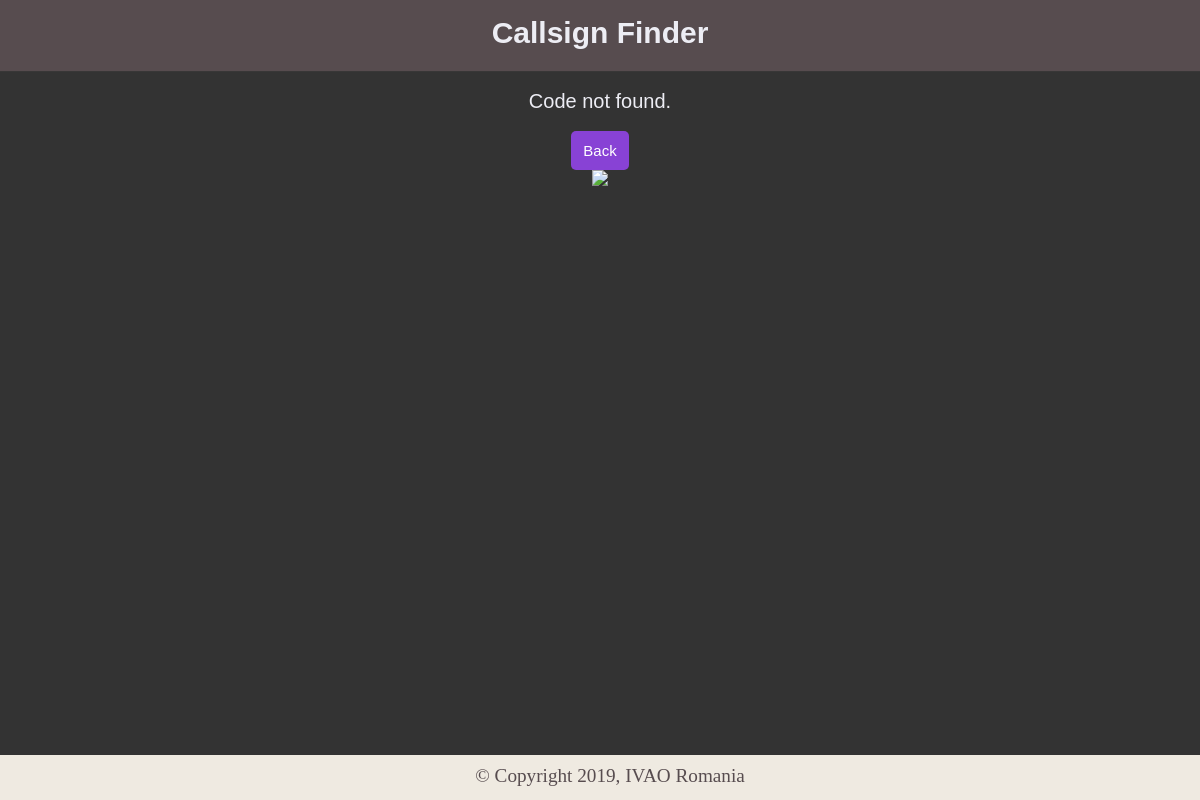
Page /search.php?code=EVY on the earlier database version.
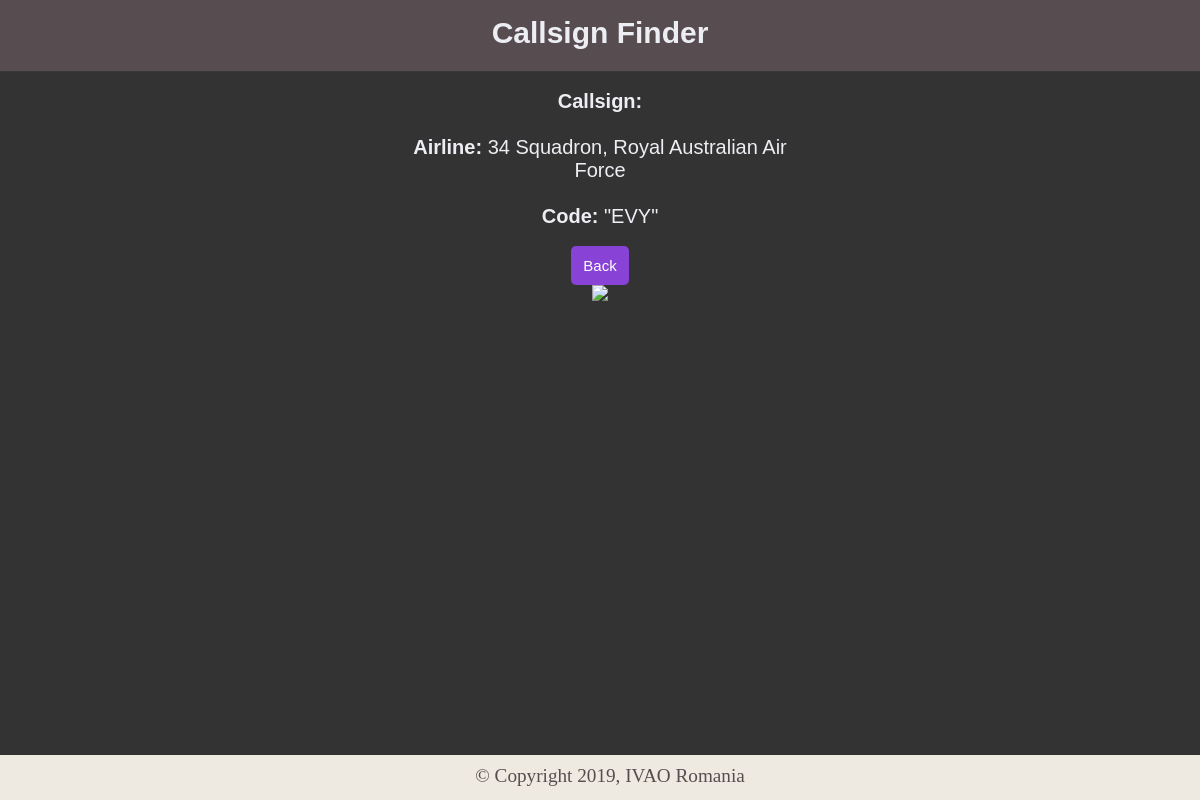
Same page on the later database version.
### tables this page shows
CREATE TABLE IF NOT EXISTS airlines(
id INT NULL PRIMARY KEY,
iata VARCHAR(5) NULL,
icao VARCHAR(3) NULL,
airline VARCHAR(81) NULL,
callsign VARCHAR(23) NULL,
country VARCHAR(37) NULL
);

### search.php (the view, shortened to what this page needs)
<!DOCTYPE HTML>
<html lang="en">
	<head>
		<link href="./mainStyle.css" rel="stylesheet" type="text/css">
	</head>
	<body>
		<nav class="top_menu">
			<div class="textlogo">
				<h1><a href="index.php">Callsign Finder</a></h1>
			</div>
		</nav>
		<?php
		require_once 'connection.php';
		$found = 0;
		if (isset($_GET['code'])) {
			$code = $dbc -> escape_string($_GET['code']);
			if($code != '') {
				$query = $dbc -> query("
					SELECT callsign, airline FROM airlines
					WHERE icao like UPPER('{$code}')
				");
				if ($query->num_rows) {
					$r = $query->fetch_object();
					$found = 1;
				}
			}
		}
		if($found) { ?>
			<center>
				<div class="resdiv">
					<p class="result">
						<b>Callsign:</b> <?php echo $r->callsign?><br><br>
						<b>Airline:</b> <?php echo $r->airline?> <br><br>
						<b>Code:</b> "<?php echo strtoupper($code) ?>"
					</p>
				</div>
			</center>
		<?php
		} else { ?>
			<center>
				<div class="resdiv">
					<p class="result">Code not found.</p>
				</div>
			</center>
		<?php
		}
		?>
		<br>
		<a href="index.php" ><button class="sub_button">Back</button></a>
		<br>
		<a href="https://ro.ivao.aero/" target="_blank"><img class="logo" src="https://ivao.aero/images/svg_logos/ro.svg"/></a>
		<footer>
			<big class="padded">
				&copy; Copyright <script>document.write(new Date().getFullYear())</script>,
				<a href="https://ro.ivao.aero" target="_blank"> IVAO Romania</a>
			</big>
		</footer>
	</body>
</html>

### mainStyle.css (style rules this page uses)
* { margin: 0; padding: 0; text-decoration: none; }
.logo { height: 300px; }
.sub_button { background-color: #8842d5; border: none; color: white; padding: 11px 12px; text-decoration: none; cursor: pointer; border-radius: 5px; font-size: 15px; }
.padded { padding: 10px; }
.resdiv { width: 400px; padding-top: 20px; text-align: center; }
.result { font-family: Arial; font-size: 20px; color: #ededf4; }
body { background-color: #333; text-align: center; }
footer { vertical-align: middle; line-height: normal; }
footer big { position: fixed; width: 100%; height: 25px; background-color: #efeae1; left: 0; bottom: 0; color: #574c4f; margin: auto; }
footer a { color: #574c4f; }
.top_menu { width: 100%; height: 70px; background-color: #574c4f; box-shadow: 0px 1px 1px #574c4f; text-align: center; }
nav a { color: #ededf4; font-family: Helvetica; font-size: 30px; padding-top: 15px; }
nav h1 { padding-top: 16px; }
.textlogo { width: 250px; height: 70px; margin: auto; vertical-align: middle; }

Differences in the rows shown:
added airlines: airline "34 Squadron, Royal Australian Air Force"
Other differences:
$code: (not shown) → "EVY"
text no longer shown: "Code not found."
text now shown: "Callsign: Airline: Code: \" \""
